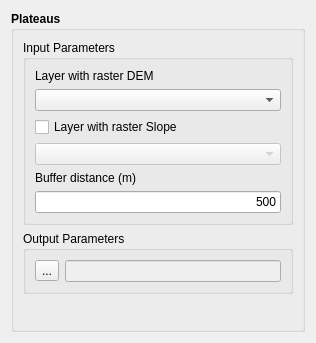
<?xml version="1.0" encoding="UTF-8"?>
<ui version="4.0">
 <class>PlateausWidgetForm</class>
 <widget class="QWidget" name="PlateausWidgetForm">
  <property name="geometry">
   <rect>
    <x>0</x>
    <y>0</y>
    <width>316</width>
    <height>343</height>
   </rect>
  </property>
  <property name="windowTitle">
   <string>Plateaus</string>
  </property>
  <layout class="QGridLayout" name="gridLayout_12">
   <item row="0" column="0">
    <widget class="QGroupBox" name="groupBox">
     <property name="font">
      <font>
       <weight>75</weight>
       <bold>true</bold>
      </font>
     </property>
     <property name="title">
      <string>Plateaus</string>
     </property>
     <layout class="QGridLayout" name="gridLayout_11">
      <item row="0" column="0">
       <layout class="QGridLayout" name="gridLayout_10">
        <item row="0" column="0">
         <layout class="QGridLayout" name="gridLayout_9">
          <item row="0" column="0">
           <widget class="QGroupBox" name="groupBox_2">
            <property name="font">
             <font>
              <weight>50</weight>
              <bold>false</bold>
             </font>
            </property>
            <property name="title">
             <string>Input Parameters</string>
            </property>
            <property name="flat">
             <bool>true</bool>
            </property>
            <layout class="QGridLayout" name="gridLayout_6">
             <item row="0" column="0">
              <layout class="QGridLayout" name="gridLayout">
               <item row="0" column="0">
                <layout class="QGridLayout" name="gridLayout_2">
                 <item row="0" column="0">
                  <widget class="QLabel" name="label_2">
                   <property name="text">
                    <string>Layer with raster DEM</string>
                   </property>
                  </widget>
                 </item>
                 <item row="1" column="0">
                  <widget class="QComboBox" name="m_layersComboBox"/>
                 </item>
                </layout>
               </item>
               <item row="1" column="0">
                <layout class="QGridLayout" name="gridLayout_4">
                 <item row="0" column="0">
                  <widget class="QCheckBox" name="m_layerSlopeCheckBox">
                   <property name="text">
                    <string>Layer with raster Slope</string>
                   </property>
                  </widget>
                 </item>
                 <item row="1" column="0">
                  <layout class="QGridLayout" name="gridLayout_3">
                   <item row="0" column="0">
                    <widget class="QComboBox" name="m_slopeLayerComboBox">
                     <property name="enabled">
                      <bool>false</bool>
                     </property>
                    </widget>
                   </item>
                  </layout>
                 </item>
                </layout>
               </item>
               <item row="2" column="0">
                <layout class="QGridLayout" name="gridLayout_5">
                 <item row="0" column="0">
                  <widget class="QLabel" name="label_4">
                   <property name="text">
                    <string>Buffer distance (m)</string>
                   </property>
                  </widget>
                 </item>
                 <item row="1" column="0">
                  <widget class="QLineEdit" name="m_bufferLineEdit">
                   <property name="text">
                    <string>500</string>
                   </property>
                   <property name="alignment">
                    <set>Qt::AlignRight|Qt::AlignTrailing|Qt::AlignVCenter</set>
                   </property>
                  </widget>
                 </item>
                </layout>
               </item>
              </layout>
             </item>
            </layout>
           </widget>
          </item>
          <item row="1" column="0">
           <widget class="QGroupBox" name="groupBox_3">
            <property name="font">
             <font>
              <weight>50</weight>
              <bold>false</bold>
             </font>
            </property>
            <property name="title">
             <string>Output Parameters</string>
            </property>
            <property name="flat">
             <bool>true</bool>
            </property>
            <layout class="QGridLayout" name="gridLayout_8">
             <item row="0" column="0">
              <layout class="QGridLayout" name="gridLayout_7">
               <item row="0" column="0">
                <widget class="QToolButton" name="m_fileToolButton">
                 <property name="text">
                  <string>...</string>
                 </property>
                </widget>
               </item>
               <item row="0" column="1">
                <widget class="QLineEdit" name="m_fileLineEdit">
                 <property name="enabled">
                  <bool>false</bool>
                 </property>
                </widget>
               </item>
              </layout>
             </item>
            </layout>
           </widget>
          </item>
         </layout>
        </item>
        <item row="1" column="0">
         <spacer name="verticalSpacer">
          <property name="orientation">
           <enum>Qt::Vertical</enum>
          </property>
          <property name="sizeHint" stdset="0">
           <size>
            <width>20</width>
            <height>0</height>
           </size>
          </property>
         </spacer>
        </item>
       </layout>
      </item>
     </layout>
    </widget>
   </item>
  </layout>
 </widget>
 <resources/>
 <connections>
  <connection>
   <sender>m_layerSlopeCheckBox</sender>
   <signal>toggled(bool)</signal>
   <receiver>m_slopeLayerComboBox</receiver>
   <slot>setEnabled(bool)</slot>
   <hints>
    <hint type="sourcelabel">
     <x>40</x>
     <y>114</y>
    </hint>
    <hint type="destinationlabel">
     <x>49</x>
     <y>139</y>
    </hint>
   </hints>
  </connection>
 </connections>
</ui>
